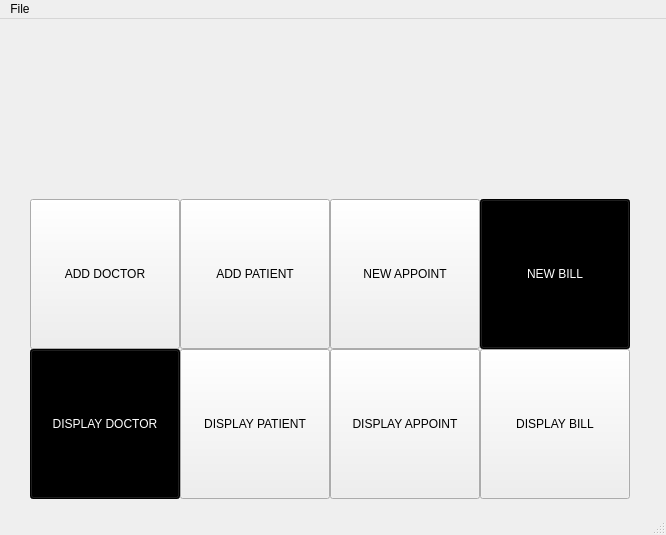
<?xml version="1.0" encoding="UTF-8"?>
<ui version="4.0">
 <class>MainWindow</class>
 <widget class="QMainWindow" name="MainWindow">
  <property name="geometry">
   <rect>
    <x>0</x>
    <y>0</y>
    <width>666</width>
    <height>535</height>
   </rect>
  </property>
  <property name="windowTitle">
   <string>Hospital Manegment</string>
  </property>
  <property name="styleSheet">
   <string notr="true"/>
  </property>
  <widget class="QWidget" name="centralwidget">
   <widget class="QPushButton" name="dis_doc">
    <property name="geometry">
     <rect>
      <x>30</x>
      <y>330</y>
      <width>150</width>
      <height>150</height>
     </rect>
    </property>
    <property name="minimumSize">
     <size>
      <width>150</width>
      <height>150</height>
     </size>
    </property>
    <property name="maximumSize">
     <size>
      <width>150</width>
      <height>150</height>
     </size>
    </property>
    <property name="styleSheet">
     <string notr="true">background-color: rgb(0, 0, 0);
color: rgb(255, 255, 255);</string>
    </property>
    <property name="text">
     <string>DISPLAY DOCTOR</string>
    </property>
   </widget>
   <widget class="QPushButton" name="new_bill">
    <property name="geometry">
     <rect>
      <x>480</x>
      <y>180</y>
      <width>150</width>
      <height>150</height>
     </rect>
    </property>
    <property name="minimumSize">
     <size>
      <width>150</width>
      <height>150</height>
     </size>
    </property>
    <property name="maximumSize">
     <size>
      <width>150</width>
      <height>150</height>
     </size>
    </property>
    <property name="styleSheet">
     <string notr="true">background-color: rgb(0, 0, 0);
color: rgb(255, 255, 255);</string>
    </property>
    <property name="text">
     <string>NEW BILL</string>
    </property>
   </widget>
   <widget class="QPushButton" name="display_bill">
    <property name="geometry">
     <rect>
      <x>480</x>
      <y>330</y>
      <width>150</width>
      <height>150</height>
     </rect>
    </property>
    <property name="minimumSize">
     <size>
      <width>150</width>
      <height>150</height>
     </size>
    </property>
    <property name="maximumSize">
     <size>
      <width>150</width>
      <height>150</height>
     </size>
    </property>
    <property name="text">
     <string>DISPLAY BILL</string>
    </property>
   </widget>
   <widget class="QPushButton" name="new_app">
    <property name="geometry">
     <rect>
      <x>330</x>
      <y>180</y>
      <width>150</width>
      <height>150</height>
     </rect>
    </property>
    <property name="minimumSize">
     <size>
      <width>150</width>
      <height>150</height>
     </size>
    </property>
    <property name="maximumSize">
     <size>
      <width>150</width>
      <height>150</height>
     </size>
    </property>
    <property name="text">
     <string>NEW APPOINT</string>
    </property>
   </widget>
   <widget class="QPushButton" name="add_doc">
    <property name="geometry">
     <rect>
      <x>30</x>
      <y>180</y>
      <width>150</width>
      <height>150</height>
     </rect>
    </property>
    <property name="minimumSize">
     <size>
      <width>150</width>
      <height>150</height>
     </size>
    </property>
    <property name="maximumSize">
     <size>
      <width>150</width>
      <height>150</height>
     </size>
    </property>
    <property name="styleSheet">
     <string notr="true"/>
    </property>
    <property name="text">
     <string>ADD DOCTOR</string>
    </property>
   </widget>
   <widget class="QPushButton" name="dis_app">
    <property name="geometry">
     <rect>
      <x>330</x>
      <y>330</y>
      <width>150</width>
      <height>150</height>
     </rect>
    </property>
    <property name="minimumSize">
     <size>
      <width>150</width>
      <height>150</height>
     </size>
    </property>
    <property name="maximumSize">
     <size>
      <width>150</width>
      <height>150</height>
     </size>
    </property>
    <property name="text">
     <string>DISPLAY APPOINT</string>
    </property>
   </widget>
   <widget class="QPushButton" name="dis_pat">
    <property name="geometry">
     <rect>
      <x>180</x>
      <y>330</y>
      <width>150</width>
      <height>150</height>
     </rect>
    </property>
    <property name="minimumSize">
     <size>
      <width>150</width>
      <height>150</height>
     </size>
    </property>
    <property name="maximumSize">
     <size>
      <width>150</width>
      <height>150</height>
     </size>
    </property>
    <property name="styleSheet">
     <string notr="true"/>
    </property>
    <property name="text">
     <string>DISPLAY PATIENT</string>
    </property>
   </widget>
   <widget class="QPushButton" name="add_pat">
    <property name="geometry">
     <rect>
      <x>180</x>
      <y>180</y>
      <width>150</width>
      <height>150</height>
     </rect>
    </property>
    <property name="minimumSize">
     <size>
      <width>150</width>
      <height>150</height>
     </size>
    </property>
    <property name="maximumSize">
     <size>
      <width>150</width>
      <height>150</height>
     </size>
    </property>
    <property name="text">
     <string>ADD PATIENT</string>
    </property>
   </widget>
   <widget class="QLabel" name="label">
    <property name="geometry">
     <rect>
      <x>30</x>
      <y>60</y>
      <width>561</width>
      <height>111</height>
     </rect>
    </property>
    <property name="text">
     <string/>
    </property>
   </widget>
  </widget>
  <widget class="QMenuBar" name="menubar">
   <property name="geometry">
    <rect>
     <x>0</x>
     <y>0</y>
     <width>666</width>
     <height>22</height>
    </rect>
   </property>
   <widget class="QMenu" name="menuFile">
    <property name="title">
     <string>File</string>
    </property>
    <addaction name="actionBackup"/>
    <addaction name="actionRestore"/>
    <addaction name="separator"/>
    <addaction name="actionExit"/>
   </widget>
   <addaction name="menuFile"/>
  </widget>
  <widget class="QStatusBar" name="statusbar"/>
  <action name="actionBackup">
   <property name="text">
    <string>Backup</string>
   </property>
  </action>
  <action name="actionRestore">
   <property name="text">
    <string>Restore</string>
   </property>
  </action>
  <action name="actionExit">
   <property name="text">
    <string>Exit</string>
   </property>
  </action>
 </widget>
 <resources/>
 <connections/>
</ui>
